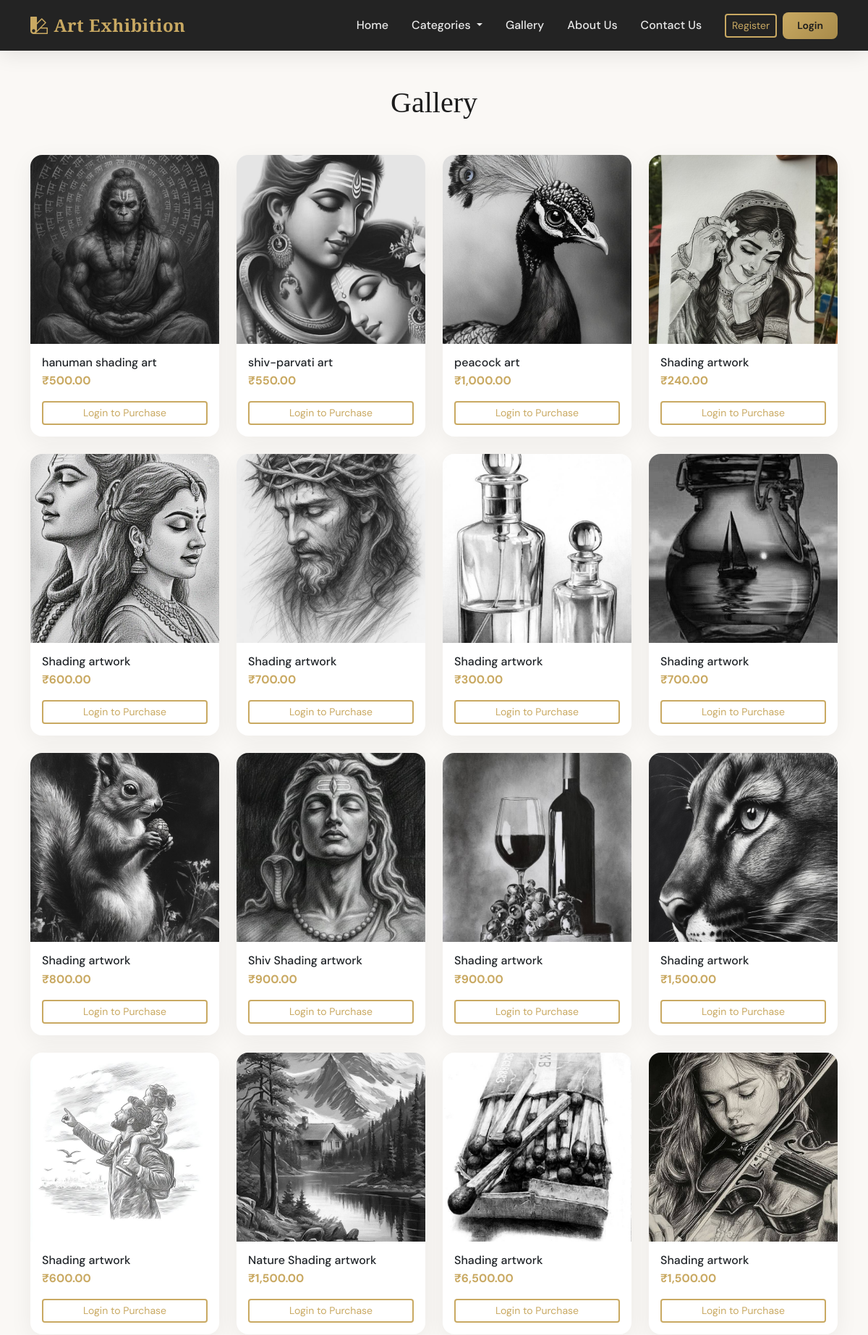
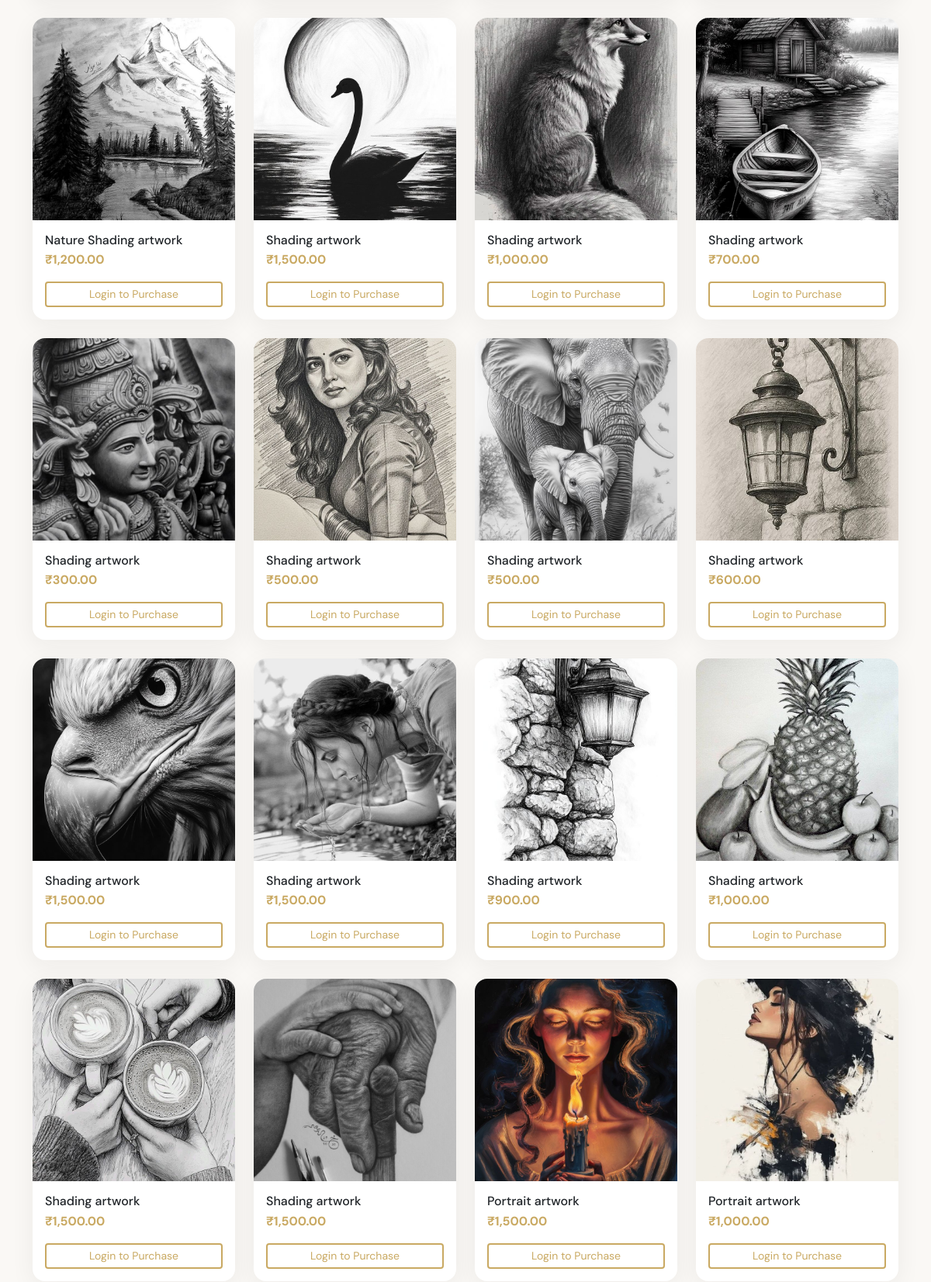
Page /gallery/ (upper part) on the committed database (2 pictures, top to bottom).
### core/models.py (models this page shows, shortened)
class SiteSettings(models.Model):
    site_name = models.CharField(max_length=100, default='Art Exhibition')
    about_us_title = models.CharField(max_length=200, default='About Art Exhibition')
    about_us_content = models.TextField(default='We showcase beautiful artworks including mandala, portrait, and shading art.')
    contact_email = models.EmailField(default='contact@artexhibition.com')
    contact_phone = models.CharField(max_length=20, default='+91 98765 43210')
    contact_address = models.TextField(default='123 Art Gallery Street, Mumbai, India')
    hero_title = models.CharField(max_length=200, default='Discover Beautiful Art')
    hero_subtitle = models.CharField(max_length=300, default='Mandala, Portrait & Shading Art Exhibition')
    hero_background = models.ImageField(upload_to='hero/', blank=True, null=True)
    hero_background_url = models.URLField(blank=True, null=True)

class Painting(models.Model):
    title = models.CharField(max_length=255)
    slug = models.SlugField(unique=True, max_length=255)
    description = models.TextField(blank=True)
    category = models.ForeignKey(Category, on_delete=models.SET_NULL, null=True, related_name='paintings')
    image = models.ImageField(upload_to=painting_upload_path, blank=True, null=True)
    image_url = models.URLField(blank=True, null=True, help_text='External image URL if no file uploaded')
    price = models.DecimalField(max_digits=10, decimal_places=2, default=0)
    dimension = models.CharField(max_length=100, blank=True)
    medium = models.CharField(max_length=100, blank=True)
    is_available = models.BooleanField(default=True)
    stock = models.PositiveIntegerField(null=True, blank=True)
    sold_count = models.PositiveIntegerField(default=0)
    created_at = models.DateTimeField(auto_now_add=True)
    updated_at = models.DateTimeField(auto_now=True)
    class Meta:
        ordering = ['-created_at']
    def get_image_url(self):
        if self.image:
            return self.image.url
        if self.image_url:
            return self.image_url
        return 'https://images.unsplash.com/photo-1541961017774-22349e4a1262?w=400&h=400&fit=crop'

### core/views.py (the view)
# urls.py: path('gallery/', views.gallery, name='gallery'),
def gallery(request):
    paintings = Painting.objects.filter(is_available=True).order_by('-created_at')
    return render(request, 'core/gallery.html', {'paintings': paintings})

### core/context_processors.py (called while the page is built)
def cart_count(request):
    try:
        if request.user.is_authenticated:
            return {'cart_count': Cart.objects.filter(user=request.user).count()}
    except Exception:
        pass
    return {'cart_count': 0}

def site_settings(request):
    try:
        s = SiteSettings.objects.first()
        return {'site_settings': s if s else SiteSettings()}
    except Exception:
        return {'site_settings': SiteSettings()}

def nav_categories(request):
    try:
        cats = Category.objects.order_by('name')
        return {'nav_categories': cats}
    except Exception:
        return {'nav_categories': []}

### templates/core/gallery.html (shortened to what this page needs)
{% extends 'base.html' %}
{% load humanize %}
{% block content %}
<section class="py-5">
    <div class="container">
        <h1 class="font-display text-center mb-5">Gallery</h1>
        <div class="row g-4">
            {% for painting in paintings %}
            <div class="col-6 col-md-4 col-lg-3">
                <div class="card card-art h-100">
                    <a href="{% url 'core:painting_detail' painting.slug %}" class="text-decoration-none text-dark">
                        <div class="card-img-wrap">
                            <img src="{{ painting.get_image_url }}" alt="{{ painting.title }}" loading="lazy">
                        </div>
                        <div class="card-body p-3">
                            <h6 class="card-title mb-1 text-truncate">{{ painting.title }}</h6>
                            <p class="mb-0 fw-bold" style="color: var(--art-gold);">₹{{ painting.price|intcomma }}</p>
                        </div>
                    </a>
                    {% if user.is_authenticated %}
                    <div class="card-footer bg-transparent border-0 p-3 pt-0">
                        <form action="{% url 'core:cart_add' painting.id %}" method="post" class="d-inline">
                            {% csrf_token %}
                            <input type="hidden" name="quantity" value="1">
                            <input type="hidden" name="next" value="{{ request.path }}">
                            <button type="submit" class="btn btn-art btn-sm w-100"><i class="bi bi-cart-plus me-1"></i> Add to Cart</button>
                        </form>
                    </div>
                    {% else %}
                    <div class="card-footer bg-transparent border-0 p-3 pt-0">
                        <a href="{% url 'core:login' %}?next={{ request.path }}" class="btn btn-outline-art btn-sm w-100">Login to Purchase</a>
                    </div>
                    {% endif %}
                </div>
            </div>
            {% empty %}
            <div class="col-12 text-center py-5">
                <p class="text-muted">No artworks in gallery yet.</p>
            </div>
            {% endfor %}
        </div>
    </div>
</section>
{% endblock %}

### templates/base.html (shortened to what this page needs)
{% load static %}
<!DOCTYPE html>
<html lang="en">
<head>
    <link href="https://cdn.jsdelivr.net/npm/bootstrap@5.3.2/dist/css/bootstrap.min.css" rel="stylesheet">
    <link rel="stylesheet" href="https://cdn.jsdelivr.net/npm/bootstrap-icons@1.11.1/font/bootstrap-icons.css">
</head>
<body class="d-flex flex-column min-vh-100">
    {% block nav %}
    <nav class="navbar navbar-expand-lg navbar-dark navbar-art sticky-top">
        <div class="container">
            <a class="navbar-brand" href="{% url 'core:home' %}">
                <i class="bi bi-palette2 me-2"></i>{{ site_settings.site_name }}
            </a>
            <div class="collapse navbar-collapse" id="navbarNav">
                <ul class="navbar-nav ms-auto">
                    <li class="nav-item"><a class="nav-link {% if request.resolver_match.url_name == 'home' %}active{% endif %}" href="{% url 'core:home' %}">Home</a></li>
                    <li class="nav-item dropdown">
                        <a class="nav-link dropdown-toggle" href="#" id="categoryDropdown" role="button" data-bs-toggle="dropdown" aria-expanded="false">
                            Categories
                        </a>
                    </li>
                    <li class="nav-item"><a class="nav-link" href="{% url 'core:gallery' %}">Gallery</a></li>
                    <li class="nav-item"><a class="nav-link" href="{% url 'core:about_us' %}">About Us</a></li>
                    <li class="nav-item"><a class="nav-link" href="{% url 'core:contact_us' %}">Contact Us</a></li>
                </ul>
                <ul class="navbar-nav align-items-center gap-2 ms-3">
                    {% if user.is_authenticated %}
                    <li class="nav-item">
                        <div class="user-avatar" title="{{ user.email }}">
                            {{ user.get_display_name }}
                        </div>
                    </li>
                    <li class="nav-item"><a class="nav-link" href="{% url 'core:order_list' %}">My Orders</a></li>
                    <li class="nav-item"><a class="nav-link" href="{% url 'core:logout' %}">Logout</a></li>
                    {% else %}
                    <li class="nav-item"><a class="btn btn-outline-art btn-sm" href="{% url 'core:register' %}">Register</a></li>
                    <li class="nav-item"><a class="btn btn-art btn-sm" href="{% url 'core:login' %}">Login</a></li>
                    {% endif %}
                </ul>
            </div>
        </div>
    </nav>
    {% endblock %}
    <main class="flex-grow-1">
        {% block content %}{% endblock %}
    </main>
</body>
</html>

### templates/base.html (style rules this page uses)
:root { --art-ivory: #FAF8F5; --art-charcoal: #1C1C1C; --art-gold: #C9A962; --art-terracotta: #B85C38; --art-sage: #7D8B6F; --art-cream: #F5F0E8; }
* { box-sizing: border-box; }
body { font-family: 'DM Sans', sans-serif; background: var(--art-ivory); color: var(--art-charcoal); min-height: 100vh; overflow-x: hidden; }
.font-display { font-family: 'Playfair Display', serif; }
.navbar-art { background: rgba(28, 28, 28, 0.97) !important; backdrop-filter: blur(12px); box-shadow: 0 4px 30px rgba(0,0,0,0.1); padding: 0.75rem 0; }
.navbar-art .navbar-brand { font-family: 'Playfair Display', serif; font-weight: 700; font-size: 1.5rem; color: var(--art-gold) !important; letter-spacing: 0.5px; }
.navbar-art .nav-link { color: rgba(255,255,255,0.9) !important; font-weight: 500; padding: 0.5rem 1rem !important; border-radius: 6px; transition: all 0.3s ease; }
.btn-art { background: linear-gradient(135deg, var(--art-gold), #a88b4a); color: var(--art-charcoal); border: none; font-weight: 600; padding: 0.5rem 1.25rem; border-radius: 8px; transition: all 0.3s ease; }
.btn-outline-art { border: 2px solid var(--art-gold); color: var(--art-gold); background: transparent; }
.card-art { border: none; border-radius: 16px; overflow: hidden; box-shadow: 0 8px 32px rgba(28, 28, 28, 0.06); transition: all 0.4s cubic-bezier(0.4, 0, 0.2, 1); }
.card-art .card-img-wrap { aspect-ratio: 1; overflow: hidden; }
.card-art .card-img-wrap img { width: 100%; height: 100%; object-fit: cover; transition: transform 0.5s ease; }

### rows in the picture
SiteSettings: site_name "Art Exhibition"
Painting: shows a picture, title "hanuman shading art", price "500.00"
Painting: shows a picture, title "shiv-parvati art", price "550.00"
Painting: shows a picture, title "peacock art", price "1,000.00"
Painting: shows a picture, title "Shading artwork", price "240.00"
Painting: shows a picture, title "Shading artwork", price "600.00"
Painting: shows a picture, title "Shading artwork", price "700.00"
Painting: shows a picture, title "Shading artwork", price "300.00"
Painting: shows a picture, title "Shading artwork", price "700.00"
Painting: shows a picture, title "Shading artwork", price "800.00"
Painting: shows a picture, title "Shiv Shading artwork", price "900.00"
Painting: shows a picture, title "Shading artwork", price "900.00"
Painting: shows a picture, title "Shading artwork", price "1,500.00"
Painting: shows a picture, title "Shading artwork", price "600.00"
Painting: shows a picture, title "Nature Shading artwork", price "1,500.00"
Painting: shows a picture, title "Shading artwork", price "6,500.00"
Painting: shows a picture, title "Shading artwork", price "1,500.00"
Painting: shows a picture, title "Nature Shading artwork", price "1,200.00"
Painting: shows a picture, title "Shading artwork", price "1,500.00"
Painting: shows a picture, title "Shading artwork", price "1,000.00"
Painting: shows a picture, title "Shading artwork", price "700.00"
Painting: shows a picture, title "Shading artwork", price "300.00"
Painting: shows a picture, title "Shading artwork", price "500.00"
Painting: shows a picture, title "Shading artwork", price "500.00"
Painting: shows a picture, title "Shading artwork", price "600.00"
Painting: shows a picture, title "Shading artwork", price "1,500.00"
Painting: shows a picture, title "Shading artwork", price "1,500.00"
Painting: shows a picture, title "Shading artwork", price "900.00"
Painting: shows a picture, title "Shading artwork", price "1,000.00"
Painting: shows a picture, title "Shading artwork", price "1,500.00"
Painting: shows a picture, title "Shading artwork", price "1,500.00"
Painting: shows a picture, title "Portrait artwork", price "1,500.00"
Painting: shows a picture, title "Portrait artwork", price "1,000.00"
